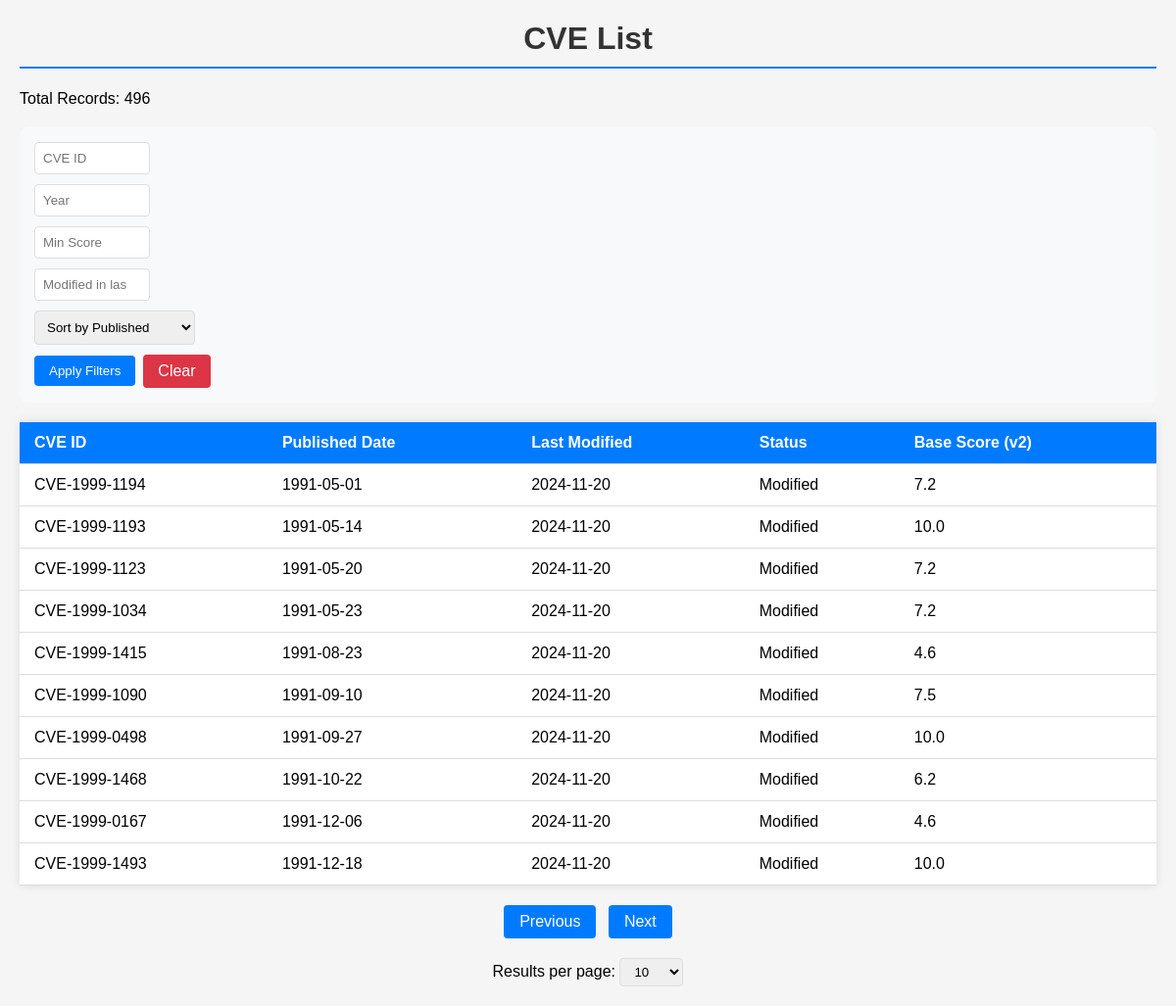
The app's page /cves/list?page=3&per_page=10 with its own data.
### app/models.py (models this page shows, shortened)
class CVE(db.Model):
    __tablename__ = 'cve'
    id = db.Column(db.String(20), primary_key=True)
    published = db.Column(db.DateTime)
    last_modified = db.Column(db.DateTime)
    source_Identifier = db.Column(db.String(100))
    description = db.Column(db.Text)
    base_score_v2 = db.Column(db.Float)
    base_score_v3 = db.Column(db.Float)
    cvss_v2_vector = db.Column(db.String(100))
    cvss_v2_severity = db.Column(db.String(50))
    cvss_v3_vector = db.Column(db.String(100))
    cvss_v3_severity = db.Column(db.String(20))
    exploitability_score = db.Column(db.Float)
    impact_score = db.Column(db.Float)
    cpe_list = db.Column(db.JSON)
    status = db.Column(db.String(50))

### app/routes.py (the view)
@app.route('/cves/list')
@swag_from({
    'tags': ['CVEs'],
    'description': 'Get a paginated list of CVEs with filtering and sorting options.',
    'parameters': [
        {
            'name': 'page',
            'in': 'query',
            'type': 'integer',
            'default': 1,
            'description': 'Page number for pagination.'
        },
        {
            'name': 'per_page',
            'in': 'query',
            'type': 'integer',
            'default': 10,
            'description': 'Number of CVEs per page.'
        },
        {
            'name': 'cve_id',
            'in': 'query',
            'type': 'string',
            'description': 'Filter by exact CVE ID.'
        },
        {
            'name': 'year',
            'in': 'query',
            'type': 'integer',
            'description': 'Filter by CVE publication year.'
        },
        {
            'name': 'score',
            'in': 'query',
            'type': 'number',
            'description': 'Filter by minimum CVSS score (v2 or v3).'
        },
        {
            'name': 'last_modified_days',
            'in': 'query',
            'type': 'integer',
            'description': 'Filter by CVEs modified in the last N days.'
        },
        {
            'name': 'sort_by',
            'in': 'query',
            'type': 'string',
            'enum': ['published', 'last_modified', 'base_score_v2', 'base_score_v3'],
            'default': 'published',
            'description': 'Sort by field.'
        }
    ],
    'responses': {
        200: {
            'description': 'A paginated list of CVEs.',
            'schema': {
                '$ref': '#/definitions/CVEListResponse'
            }
        },
        400: {
            'description': 'Invalid input parameters.'
        }
    }
})
def list_cves():
    page = request.args.get('page', 1, type=int)
    per_page = request.args.get('per_page', 10, type=int)
    sort_by = request.args.get('sort_by', 'published')
    cve_id = request.args.get('cve_id')
    year = request.args.get('year')
    score = request.args.get('score')
    last_modified_days = request.args.get('last_modified_days')
    query = CVE.query
    if cve_id:
        query = query.filter(CVE.id == cve_id)
    if year:
        query = query.filter(CVE.id.like(f'CVE-{year}-%'))
    if score:
        score = float(score)
        query = query.filter(
            (CVE.base_score_v2 >= score) |
            (CVE.base_score_v3 >= score)
        )
    if last_modified_days:
        cutoff_date = datetime.now() - timedelta(days=int(last_modified_days))
        query = query.filter(CVE.last_modified >= cutoff_date)
    sort_mapping = {
        'published': CVE.published,
        'last_modified': CVE.last_modified,
        'status': CVE.status,
        'base_score_v2': CVE.base_score_v2,
        'base_score_v3': CVE.base_score_v3
    }
    total_records = query.count()
    sort_column = sort_mapping.get(sort_by, CVE.published)
    cves = query.order_by(sort_column).paginate(page=page, per_page=per_page)
    return render_template('index.html',
                         cves=cves,
                         total_records=total_records,
                         current_filters=request.args)

### app/templates/index.html (shortened to what this page needs)
<!DOCTYPE html>
<html>
<head>
    <link rel="stylesheet" href="{{ url_for('static', filename='css/style.css') }}">
</head>
<body>
    <h1>CVE List</h1>
    <div class="total-records">
        Total Records: {{ total_records }}
    </div>
    <div class="filters horizontal-filters">
        <form method="GET" action="{{ url_for('list_cves') }}">
            <div class="filter-group">
                <input type="text" name="cve_id" placeholder="CVE ID"
                       value="{{ current_filters.cve_id or '' }}">
            </div>
            <div class="filter-group">
                <input type="number" name="year" placeholder="Year"
                       value="{{ current_filters.year or '' }}">
            </div>
            <div class="filter-group">
                <input type="number" step="0.1" name="score" placeholder="Min Score"
                       value="{{ current_filters.score or '' }}">
            </div>
            <div class="filter-group">
                <input type="number" name="last_modified_days"
                       placeholder="Modified in last N days"
                       value="{{ current_filters.last_modified_days or '' }}">
            </div>
            <div class="filter-group">
                <select name="sort_by">
                    <option value="published" {% if current_filters.sort_by=='published' %}selected{% endif %}>
                        Sort by Published
                    </option>
                </select>
            </div>
            <div class="filter-group">
                <button type="submit" class="filter-button">Apply Filters</button>
                <a href="{{ url_for('list_cves') }}" class="clear-btn">Clear</a>
            </div>
        </form>
    </div>
    <table>
        <thead>
            <tr>
                <th>CVE ID</th>
                <th>Published Date</th>
                <th>Last Modified</th>
                <th>Status</th>
                <th>Base Score (v2)</th>
            </tr>
        </thead>
        <tbody>
            {% for cve in cves.items %}
            <tr onclick="window.location='/cves/{{ cve.id }}'">
                <td>{{ cve.id }}</td>
                <td>{{ cve.published.strftime('%Y-%m-%d') }}</td>
                <td>{{ cve.last_modified.strftime('%Y-%m-%d') }}</td>
                <td>{{ cve.status }}</td>
                <td>{{ cve.base_score_v2 }}</td>
            </tr>
            {% endfor %}
        </tbody>
    </table>
    <div class="pagination">
        {% if cves.has_prev %}
        <a href="{{ url_for('list_cves', page=cves.prev_num, per_page=cves.per_page) }}">Previous</a>
        {% endif %}
        {% if cves.has_next %}
        <a href="{{ url_for('list_cves', page=cves.next_num, per_page=cves.per_page) }}">Next</a>
        {% endif %}
    </div>
    <div class="results-per-page">
        Results per page:
        <select onchange="window.location.href = '?per_page=' + this.value">
            <option value="10" {% if cves.per_page == 10 %}selected{% endif %}>10</option>
        </select>
    </div>
</body>
</html>

### app/static/css/style.css (style rules this page uses)
body { font-family: Arial, sans-serif; margin: 20px; background-color: #f5f5f5; }
h1 { color: #333; text-align: center; }
table { width: 100%; border-collapse: collapse; margin: 20px 0; background-color: white; box-shadow: 0 0 10px rgba(0, 0, 0, 0.1); }
th, td { padding: 12px 15px; text-align: left; border-bottom: 1px solid #ddd; }
th { background-color: #007bff; color: white; }
.pagination { margin: 20px 0; text-align: center; }
.pagination a { display: inline-block; padding: 8px 16px; margin: 0 4px; background-color: #007bff; color: white; text-decoration: none; border-radius: 4px; }
.results-per-page { text-align: center; margin: 20px 0; }
select { padding: 5px 10px; border-radius: 4px; border: 1px solid #ddd; }
h1 { color: #333; border-bottom: 2px solid #007bff; padding-bottom: 10px; }
.filters { margin: 20px 0; padding: 15px; background: #f8f9fa; border-radius: 8px; display: flex; gap: 15px; align-items: center; }
.filter-group { display: flex; align-items: center; gap: 8px; }
.filter-group input { padding: 5px 10px; width: 100px; border: 1px solid #ddd; border-radius: 4px; }
button { padding: 8px 20px; background: #007bff; color: white; border: none; border-radius: 4px; cursor: pointer; }
.filters { margin: 20px 0; padding: 15px; background: #f8f9fa; border-radius: 8px; }
.filters form { display: grid; grid-template-columns: repeat(auto-fit, minmax(150px, 1fr)); gap: 10px; align-items: end; }
.filters input, .filters select { padding: 8px; border: 1px solid #ddd; border-radius: 4px; }
.filters button { padding: 8px 15px; background: #007bff; color: white; border: none; border-radius: 4px; cursor: pointer; }
.clear-btn { padding: 8px 15px; background: #dc3545; color: white; border-radius: 4px; text-decoration: none; }

### records on screen
CVE: id "CVE-1999-1194", published "1991-05-01", last_modified "2024-11-20", status "Modified", base_score_v2 "7.2"
CVE: id "CVE-1999-1193", published "1991-05-14", last_modified "2024-11-20", status "Modified", base_score_v2 "10.0"
CVE: id "CVE-1999-1123", published "1991-05-20", last_modified "2024-11-20", status "Modified", base_score_v2 "7.2"
CVE: id "CVE-1999-1034", published "1991-05-23", last_modified "2024-11-20", status "Modified", base_score_v2 "7.2"
CVE: id "CVE-1999-1415", published "1991-08-23", last_modified "2024-11-20", status "Modified", base_score_v2 "4.6"
CVE: id "CVE-1999-1090", published "1991-09-10", last_modified "2024-11-20", status "Modified", base_score_v2 "7.5"
CVE: id "CVE-1999-0498", published "1991-09-27", last_modified "2024-11-20", status "Modified", base_score_v2 "10.0"
CVE: id "CVE-1999-1468", published "1991-10-22", last_modified "2024-11-20", status "Modified", base_score_v2 "6.2"
CVE: id "CVE-1999-0167", published "1991-12-06", last_modified "2024-11-20", status "Modified", base_score_v2 "4.6"
CVE: id "CVE-1999-1493", published "1991-12-18", last_modified "2024-11-20", status "Modified", base_score_v2 "10.0"

### other values on screen
{{ total_records }} "496"
